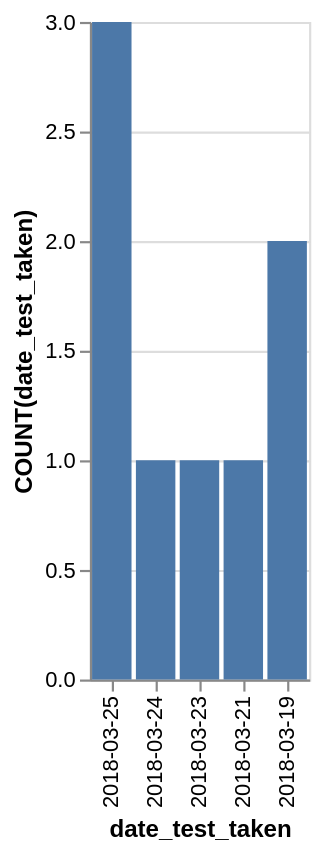

This figure's Vega-Lite source:
### Vega-Lite specification from a JSON file in a GitHub repository (floating-point values rounded to 4 significant figures)
{"data": {"values": [{"x_data": "2018-03-25", "y_data": 3}, {"x_data": "2018-03-24", "y_data": 1}, {"x_data": "2018-03-23", "y_data": 1}, {"x_data": "2018-03-21", "y_data": 1}, {"x_data": "2018-03-19", "y_data": 2}]}, "mark": "bar", "encoding": {"x": {"field": "x_data", "type": "nominal", "title": "date_test_taken", "sort": "descending"}, "y": {"field": "y_data", "type": "quantitative", "title": "COUNT(date_test_taken)"}}}
